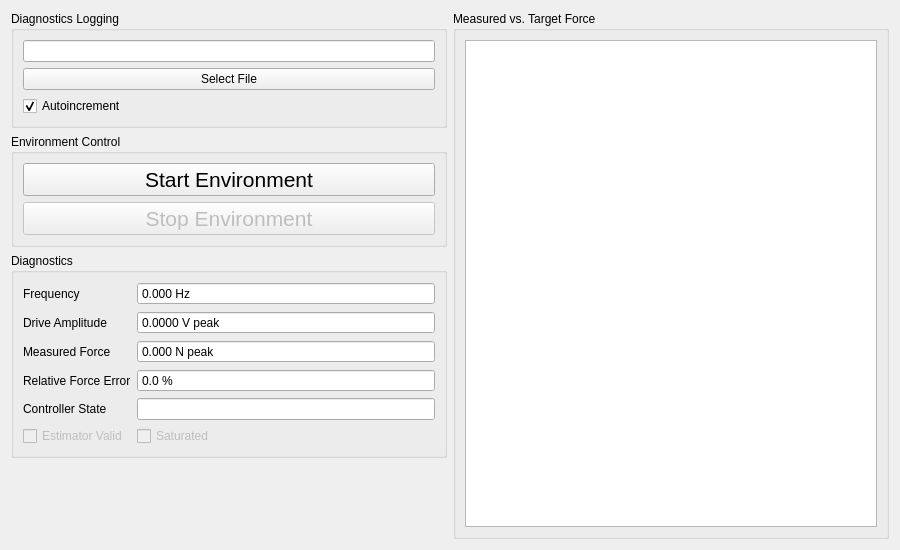
<?xml version="1.0" encoding="UTF-8"?>
<ui version="4.0">
 <class>Form</class>
 <widget class="QWidget" name="Form">
  <property name="geometry">
   <rect>
    <x>0</x>
    <y>0</y>
    <width>900</width>
    <height>550</height>
   </rect>
  </property>
  <property name="windowTitle">
   <string>Form</string>
  </property>
  <layout class="QHBoxLayout" name="horizontalLayout">
   <item>
    <layout class="QVBoxLayout" name="environment_control_layout">
     <item>
      <widget class="QGroupBox" name="logging_groupbox">
       <property name="title">
        <string>Diagnostics Logging</string>
       </property>
       <layout class="QVBoxLayout" name="logging_layout">
        <item>
         <widget class="QLineEdit" name="data_file_selector">
          <property name="toolTip">
           <string>NetCDF file in which controller diagnostics (frequency, target/measured force, drive amplitude, status) will be logged. Must be set before Start Environment is enabled.</string>
          </property>
          <property name="readOnly">
           <bool>true</bool>
          </property>
         </widget>
        </item>
        <item>
         <widget class="QPushButton" name="select_file_button">
          <property name="text">
           <string>Select File</string>
          </property>
         </widget>
        </item>
        <item>
         <widget class="QCheckBox" name="autoincrement_checkbox">
          <property name="toolTip">
           <string>Automatically append an incrementing index to the file name to avoid overwriting previous data.</string>
          </property>
          <property name="text">
           <string>Autoincrement</string>
          </property>
          <property name="checked">
           <bool>true</bool>
          </property>
         </widget>
        </item>
       </layout>
      </widget>
     </item>
     <item>
      <widget class="QGroupBox" name="environment_control_groupbox">
       <property name="sizePolicy">
        <sizepolicy hsizetype="Minimum" vsizetype="Minimum">
         <horstretch>0</horstretch>
         <verstretch>0</verstretch>
        </sizepolicy>
       </property>
       <property name="title">
        <string>Environment Control</string>
       </property>
       <layout class="QVBoxLayout" name="button_layout">
        <item>
         <widget class="QPushButton" name="start_test_button">
          <property name="font">
           <font>
            <pointsize>16</pointsize>
           </font>
          </property>
          <property name="toolTip">
           <string>Ramp up to the initial drive amplitude and hand off to the force controller.</string>
          </property>
          <property name="text">
           <string>Start Environment</string>
          </property>
         </widget>
        </item>
        <item>
         <widget class="QPushButton" name="stop_test_button">
          <property name="enabled">
           <bool>false</bool>
          </property>
          <property name="font">
           <font>
            <pointsize>16</pointsize>
           </font>
          </property>
          <property name="toolTip">
           <string>Ramp the drive amplitude down to zero and stop.</string>
          </property>
          <property name="text">
           <string>Stop Environment</string>
          </property>
         </widget>
        </item>
       </layout>
      </widget>
     </item>
     <item>
      <widget class="QGroupBox" name="diagnostics_groupbox">
       <property name="title">
        <string>Diagnostics</string>
       </property>
       <layout class="QGridLayout" name="diagnostics_layout">
        <item row="0" column="0">
         <widget class="QLabel" name="frequency_label">
          <property name="text">
           <string>Frequency</string>
          </property>
         </widget>
        </item>
        <item row="0" column="1">
         <widget class="QDoubleSpinBox" name="frequency_display">
          <property name="readOnly">
           <bool>true</bool>
          </property>
          <property name="buttonSymbols">
           <enum>QAbstractSpinBox::NoButtons</enum>
          </property>
          <property name="suffix">
           <string> Hz</string>
          </property>
          <property name="decimals">
           <number>3</number>
          </property>
          <property name="maximum">
           <double>20000.000000000000000</double>
          </property>
         </widget>
        </item>
        <item row="1" column="0">
         <widget class="QLabel" name="drive_amplitude_label">
          <property name="text">
           <string>Drive Amplitude</string>
          </property>
         </widget>
        </item>
        <item row="1" column="1">
         <widget class="QDoubleSpinBox" name="drive_amplitude_display">
          <property name="readOnly">
           <bool>true</bool>
          </property>
          <property name="buttonSymbols">
           <enum>QAbstractSpinBox::NoButtons</enum>
          </property>
          <property name="suffix">
           <string> V peak</string>
          </property>
          <property name="decimals">
           <number>4</number>
          </property>
          <property name="maximum">
           <double>100.000000000000000</double>
          </property>
         </widget>
        </item>
        <item row="2" column="0">
         <widget class="QLabel" name="measured_force_label">
          <property name="text">
           <string>Measured Force</string>
          </property>
         </widget>
        </item>
        <item row="2" column="1">
         <widget class="QDoubleSpinBox" name="measured_force_display">
          <property name="readOnly">
           <bool>true</bool>
          </property>
          <property name="buttonSymbols">
           <enum>QAbstractSpinBox::NoButtons</enum>
          </property>
          <property name="suffix">
           <string> N peak</string>
          </property>
          <property name="decimals">
           <number>3</number>
          </property>
          <property name="maximum">
           <double>100000.000000000000000</double>
          </property>
         </widget>
        </item>
        <item row="3" column="0">
         <widget class="QLabel" name="relative_error_label">
          <property name="text">
           <string>Relative Force Error</string>
          </property>
         </widget>
        </item>
        <item row="3" column="1">
         <widget class="QDoubleSpinBox" name="relative_error_display">
          <property name="readOnly">
           <bool>true</bool>
          </property>
          <property name="buttonSymbols">
           <enum>QAbstractSpinBox::NoButtons</enum>
          </property>
          <property name="suffix">
           <string> %</string>
          </property>
          <property name="decimals">
           <number>1</number>
          </property>
          <property name="minimum">
           <double>-1000.000000000000000</double>
          </property>
          <property name="maximum">
           <double>1000.000000000000000</double>
          </property>
         </widget>
        </item>
        <item row="4" column="0">
         <widget class="QLabel" name="state_label">
          <property name="text">
           <string>Controller State</string>
          </property>
         </widget>
        </item>
        <item row="4" column="1">
         <widget class="QLineEdit" name="state_display">
          <property name="readOnly">
           <bool>true</bool>
          </property>
         </widget>
        </item>
        <item row="5" column="0">
         <widget class="QCheckBox" name="estimator_valid_checkbox">
          <property name="enabled">
           <bool>false</bool>
          </property>
          <property name="toolTip">
           <string>Whether the tracking estimator has settled and is producing a trustworthy amplitude estimate.</string>
          </property>
          <property name="text">
           <string>Estimator Valid</string>
          </property>
         </widget>
        </item>
        <item row="5" column="1">
         <widget class="QCheckBox" name="saturated_checkbox">
          <property name="enabled">
           <bool>false</bool>
          </property>
          <property name="toolTip">
           <string>Whether the controller is currently saturated at the Max Drive control limit (target force may not be achievable at this frequency).</string>
          </property>
          <property name="text">
           <string>Saturated</string>
          </property>
         </widget>
        </item>
       </layout>
      </widget>
     </item>
     <item>
      <spacer name="environment_control_spacer">
       <property name="orientation">
        <enum>Qt::Vertical</enum>
       </property>
       <property name="sizeHint" stdset="0">
        <size>
         <width>20</width>
         <height>40</height>
        </size>
       </property>
      </spacer>
     </item>
    </layout>
   </item>
   <item>
    <widget class="QGroupBox" name="force_plot_groupbox">
     <property name="sizePolicy">
      <sizepolicy hsizetype="Preferred" vsizetype="Expanding">
       <horstretch>0</horstretch>
       <verstretch>0</verstretch>
      </sizepolicy>
     </property>
     <property name="title">
      <string>Measured vs. Target Force</string>
     </property>
     <layout class="QHBoxLayout" name="force_plot_layout">
      <item>
       <widget class="PlotWidget" name="force_plot"/>
      </item>
     </layout>
    </widget>
   </item>
  </layout>
 </widget>
 <customwidgets>
  <customwidget>
   <class>PlotWidget</class>
   <extends>QGraphicsView</extends>
   <header location="global">pyqtgraph</header>
  </customwidget>
 </customwidgets>
 <resources/>
 <connections/>
</ui>
